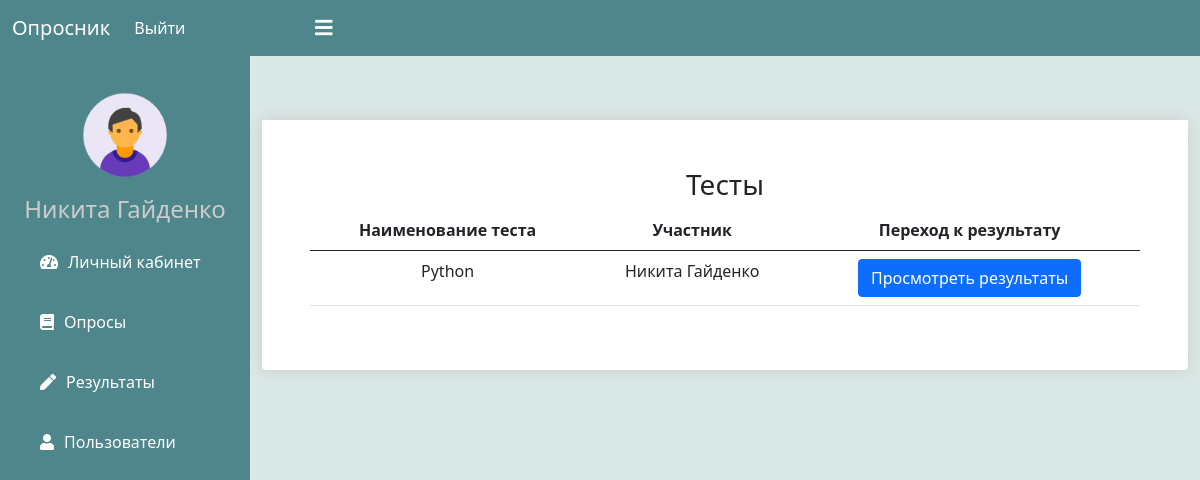
The page /admin_user/results/ (signed in) on the database as committed earlier.
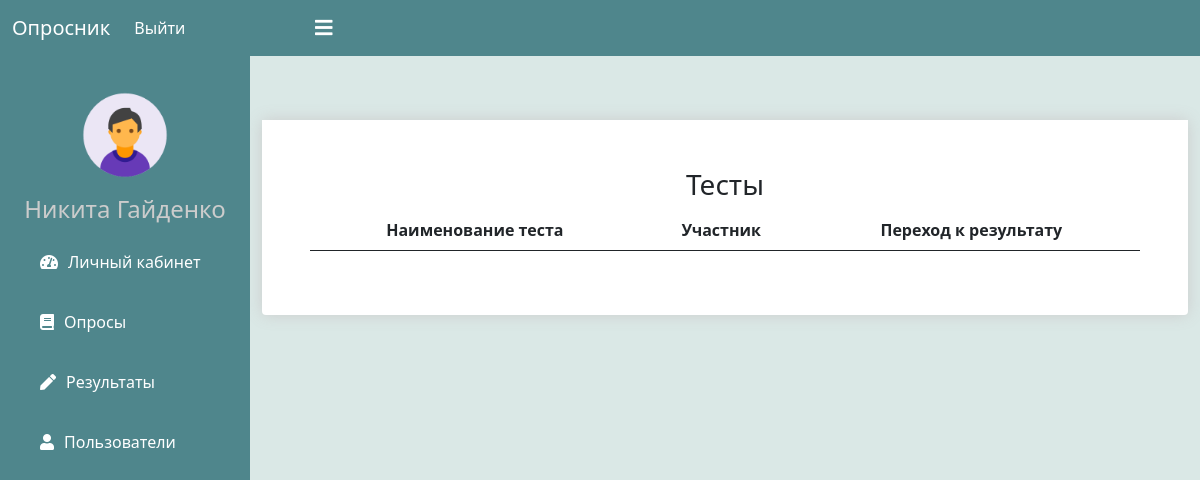
The same page on the database as committed later.
### course/models.py (models this page shows, shortened)
class Result(models.Model):
    customer = models.ForeignKey(User, verbose_name="Пользователь", on_delete=models.CASCADE, blank=True, null=True)
    course = models.ForeignKey(Course, verbose_name="Наименование курса", on_delete=models.CASCADE, blank=True, null=True, related_name="result_course")
    total_mark = models.PositiveIntegerField("Итоговая оценка", default=0)
    date = models.DateTimeField(auto_now=True)

class Course(models.Model):
    name = models.CharField("Наименование опроса", max_length=256, null=True, blank=True)
    customers = models.ManyToManyField(User, verbose_name="Прошедшие тест", blank=True, null=True)

### course/views.py (the view)
# urls.py: path('admin_user/results/', views.AdminResultsView.as_view(), name='admin-results'),
@method_decorator(login_required(login_url='login-admin'), name='dispatch')
@method_decorator(admin_only, name='dispatch')
class AdminResultsView(ListView):
    model = Result
    template_name = 'main/resultsAdmin.html'

### templates/main/resultsAdmin.html (shortened to what this page needs)
{% extends 'base/basic.html' %}
{% load crispy_forms_tags %}
{% load static %}
{% block content %}
  <nav class="navbar navbar-expand-lg navbar-dark bg-dark fixed-top">
    <div class="container-fluid">
      <a class="navbar-brand mb-0 h1" href="#">Опросник</a>
      <div class="collapse navbar-collapse" id="navbarNav">
        <ul class="navbar-nav">
          {% if request.user.is_authenticated %}
          <li class="nav-item">
            <a class="nav-link active" aria-current="page" href="{% url 'logout-user' %}">Выйти</a>
          </li>
          {% endif %}
          <label for="check">
            <i style="margin-left: 15px; margin-top: 10px;" class="fas fa-bars text-center" id="sidebar_btn"></i>
          </label>
        </ul>
      </div>
    </div>
  </nav>
  <div class="sidebar">
    <center>
      <img src="{% static 'media/admin.png' %}" class="profile_image" alt="">
      <h4>{{request.user.first_name}} {{request.user.last_name}}</h4>
    </center>
    <a href="{% url 'admin-dashboard' %}"><i class="fas fa-tachometer-alt"></i><span>Личный кабинет</span></a>
    <a href="{% url 'admin-courses' %}"><i class="fas fa-book"></i><span>Опросы</span></a>
      <a href="{% url 'admin-results' %}"><i class="fas fa-pen"></i><span>Результаты</span></a>
      <a href="{% url 'admin-users' %}"><i class="fas fa-user"></i><span>Пользователи</span></a>
  </div>
  <div class="content">
    <br><br><br><br><br>
      <div class="container">
        <div class="box-element product p-5 text-center">
          <h3>Тесты</h3>
          <table class="table">
            <thead>
              <tr>
                <th>Наименование теста</th>
                  <th>Участник</th>
                <th>Переход к результату</th>
              </tr>
            </thead>
            <tbody>
              {% for result in object_list %}
              <tr>
                <td>{{result.course.name}}</td>
                  <td>{{result.customer.first_name}} {{result.customer.last_name}}</td>
                <td><a href="{% url 'admin-result' result.id %}"><button class="btn btn-primary">Просмотреть результаты</button></a></td>
              </tr>
              {% endfor %}
            </tbody>
          </table>
        </div>
      </div>
    <br><br><br>
  </div>
{% endblock %}

Rows that differ between the two databases and show on the page:
removed Result: course.name "Python", customer.first_name "Никита", customer.last_name "Гайденко"
